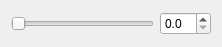
<?xml version="1.0" encoding="UTF-8"?>
<ui version="4.0">
 <class>PriorityDialog</class>
 <widget class="QDialog" name="PriorityDialog">
  <property name="geometry">
   <rect>
    <x>0</x>
    <y>0</y>
    <width>222</width>
    <height>47</height>
   </rect>
  </property>
  <property name="windowTitle">
   <string>Priority</string>
  </property>
  <layout class="QHBoxLayout" name="horizontalLayout">
   <item>
    <widget class="QSlider" name="horizontalSlider">
     <property name="maximum">
      <number>10</number>
     </property>
     <property name="singleStep">
      <number>1</number>
     </property>
     <property name="orientation">
      <enum>Qt::Horizontal</enum>
     </property>
    </widget>
   </item>
   <item>
    <widget class="QDoubleSpinBox" name="doubleSpinBox">
     <property name="decimals">
      <number>1</number>
     </property>
     <property name="maximum">
      <double>10.000000000000000</double>
     </property>
    </widget>
   </item>
  </layout>
 </widget>
 <resources/>
 <connections/>
</ui>
